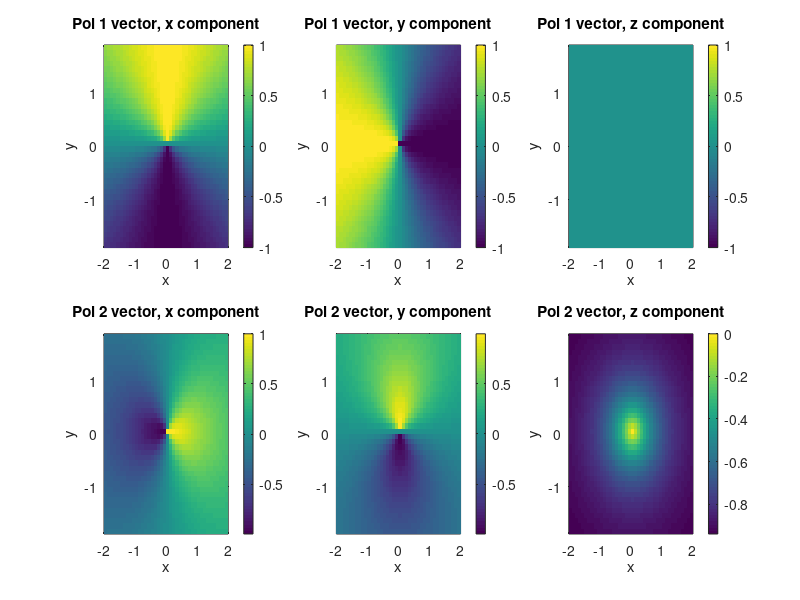

Source code (MATLAB): (Note: this script raises an error after producing the figure.)
% generation of plane wave in arbitrary 3D direction with fixed polarisation
% by two tilted gratings for two pump beams (in x and y direction), both
% with horizontal polarisation

% based on grating_design3D_v1.m
% v2: allow for matrices as inputs (e.g. different angles)

global lam c k0 neff beta w0 sigma dng

% parameters

lam = 780e-9;           % wavelength
k0 = 2*pi/lam;

polout = 1;     % set output polarisation: 1=lin pol 1, 2=lin pol 2, 3=circ pol 1, 4=circ pol 2


c = 3e8;

% neff = 1;  %NOT IMPLEMENTED EVERYWHERE           % effective index of fundamental mode
neff = 1;
beta = neff*k0;         % propagation constant of mode
w0 = 2e-6;              % waist of fundamental mode (vertical)
sigma = 2e-6;           % waist of refractive index profile (vertical)
dng = 1.2e-3;           % grating index contrast (=1 for design calculation; realistic <=5e-3 ?)


% define target plane wave: direction, polarisation

%ntar = [1 1 3];   % direction of propagation (x=fwd, pump 1; y=transverse, pump 2; z=up)
%ntar = ntar/norm(ntar);

xx = -2:0.1:2;
yy = -1.9:0.1:1.9;
[ntarx,ntary] = meshgrid(xx,yy);
ntarz = 1 + 0*ntarx;
ntarnorm = sqrt(ntarx.^2+ntary.^2+ntarz.^2);
ntarx = ntarx./ntarnorm;
ntary = ntary./ntarnorm;
ntarz = ntarz./ntarnorm;


    % define two polarisation directions for output plane wave: 
    %   pol 1 orthogonal to propagation, in x,y plane
    %   pol 2 orhtogonal to propagation, orthogonal to pol 1

% if ntar(3)==1
%     pout1 = [0 -1 0]; 
%     pout2 = [1 0 0];
% else
%     pout1 = [ntar(2) -ntar(1) 0];    % ntar x [0 0 1]
%     pout1 = pout1/norm(pout1);
%     pout2 = [ntar(2)*pout1(3)-ntar(3)*pout1(2) ntar(3)*pout1(1)-ntar(1)*pout1(3)  ntar(1)*pout1(2)-ntar(2)*pout1(1)];  % ntar x ptar1
% end

pout1x = ntary;         % ntar x [0 0 1]
pout1y = -ntarx; 
pout1z = 0*ntarx;
pout1norm = sqrt(pout1x.^2+pout1y.^2+pout1z.^2);
pout1x = pout1x./pout1norm;
pout1y = pout1y./pout1norm;
pout1z = pout1z./pout1norm;

pout2x = ntarx.*pout1z-ntarz.*pout1y;    % ntar x ptar1
pout2y = ntarz.*pout1x-ntarx.*pout1z;  
pout2z = ntarx.*pout1y-ntary.*pout1x;

    % now correct for the upwards case (where the above is undefined)

pout1x(ntarz==1) = 0; 
pout1y(ntarz==1) = -1; 
pout1z(ntarz==1) = 0;
pout2x(ntarz==1) = 1; 
pout2y(ntarz==1) = 0;  
pout2z(ntarz==1) = 0;

figure(1); clf;
subplot(231)
pcolor(xx,yy,pout1x), shading flat, colorbar
xlabel('x'), ylabel('y'), title('Pol 1 vector, x component')
subplot(232)
pcolor(xx,yy,pout1y), shading flat, colorbar
xlabel('x'), ylabel('y'), title('Pol 1 vector, y component')
subplot(233)
pcolor(xx,yy,pout1z), shading flat, colorbar
xlabel('x'), ylabel('y'), title('Pol 1 vector, z component')
subplot(234)
pcolor(xx,yy,pout2x), shading flat, colorbar
xlabel('x'), ylabel('y'), title('Pol 2 vector, x component')
subplot(235)
pcolor(xx,yy,pout2y), shading flat, colorbar
xlabel('x'), ylabel('y'), title('Pol 2 vector, y component')
subplot(236)
pcolor(xx,yy,pout2z), shading flat, colorbar
xlabel('x'), ylabel('y'), title('Pol 2 vector, z component')


% set target polarisation: amplitudes (0,1) and relative phases (0,+/-pi/2)
% of the two output polarisation vectors

if polout==1    % 1=lin pol 1
    ptar1 = 1;
    ptar2 = 0;
end
if polout==2    % 2=lin pol 2
    ptar1 = 0;
    ptar2 = 1;
end
if polout==3    % 3=circ pol 1 
    ptar1 = 1;
    ptar2 = 1i;
end
if polout==4    % 4=circ pol 2
    ptar1 = 1;
    ptar2 = -1i;
end


% calculate grating properties (tilt, rotation, period) for the two pumps

    % pump 1 (propagating in x)

[lamgrat1,alphagrat1,alphatilt1] = grating_angles_3D_f2(ntarx,ntary,ntarz);
lamgrat1 = lamgrat1 * lam;
    
    % pump 2 (propagating in y): calculate in rotated frame (because grating_angles_3D_f2 assumes pump in x)

[lamgrat2,alphagrat2,alphatilt2] = grating_angles_3D_f2(ntary,-ntarx,ntarz);
lamgrat2 = lamgrat2 * lam;

figure(2); clf;
subplot(231)
pcolor(xx,yy,lamgrat1/lam), shading flat, colorbar
xlabel('x'), ylabel('y'), title('Grating 1 period \Lambda/\lambda')
subplot(232)
pcolor(xx,yy,alphagrat1*180/pi), shading flat, colorbar
xlabel('x'), ylabel('y'), title('Grating 1 direction')
subplot(233)
pcolor(xx,yy,alphatilt1*180/pi), shading flat, colorbar
xlabel('x'), ylabel('y'), title('Grating 1 tilt')
subplot(234)
pcolor(xx,yy,lamgrat2/lam), shading flat, colorbar
xlabel('x'), ylabel('y'), title('Grating 2 period \Lambda/\lambda')
subplot(235)
pcolor(xx,yy,alphagrat2*180/pi+90), shading flat, colorbar    % in real coordinate system
xlabel('x'), ylabel('y'), title('Grating 2 direction')
subplot(236)
pcolor(xx,yy,alphatilt2*180/pi), shading flat, colorbar
xlabel('x'), ylabel('y'), title('Grating 2 tilt')


% calculate scattering rate for E-field and power (apart from dng factor, dng=1 here)

pol = 1;            % =1 horizontal input polarisation; =2 vertical input polarisation
ky = 0*lamgrat1;     % transverse prop. constant of pump

[al1,Ex1,Ey1,Ez1] = scatteringrate3_f(lamgrat1,alphagrat1,alphatilt1,ky,pol);
E1norm = sqrt(Ex1.^2+Ey1.^2+Ez1.^2);
%%
[al2,Ex2p,Ey2p,Ez2p] = scatteringrate3_f(lamgrat2,alphagrat2,alphatilt2,ky,pol); % in the wrong coordinate system
E2norm = sqrt(Ex2p.^2+Ey2p.^2+Ez2p.^2);

Ex2 = -Ey2p; Ey2 = Ex2p; Ez2 = Ez2p;    % scattered field from pump 2 in the true coordinate system


% calculate the required pump strengths (same dng) to achieve target polarisation

    % project scattered fields onto the two polarisation unit vectors
 
a1 = Ex1.*pout1x+Ey1.*pout1y+Ez1.*pout1z;    % scalar product E1.ptar1
a2 = Ex1.*pout2x+Ey1.*pout2y+Ez1.*pout2z;    % scalar product E1.ptar2

b1 = Ex2.*pout1x+Ey2.*pout1y+Ez2.*pout1z;    % scalar product E2.ptar1
b2 = Ex2.*pout2x+Ey2.*pout2y+Ez2.*pout2z;    % scalar product E2.ptar1

    % solve linear system for amplitudes of pumps 1 and 2

A1 = (b2.*ptar1-b1.*ptar2) ./ (a1.*b2-a2.*b1);
A2 = (-a2.*ptar1+a1.*ptar2) ./ (a1.*b2-a2.*b1);

figure(3); clf;   % remember: these pump strengths are for dng=1
subplot(221)
pcolor(xx,yy,abs(A1)), shading flat, colorbar
xlabel('x'), ylabel('y'), title(['Pol. ' num2str(polout) ': Pump 1 amplitude |A_1|'])
subplot(222)
pcolor(xx,yy,abs(A2)), shading flat, colorbar
xlabel('x'), ylabel('y'), title(['Pol. ' num2str(polout) ': Pump 2 amplitude |A_2|'])
subplot(223)
pcolor(xx,yy,angle(A1./A2)*180/pi), shading flat, colorbar
xlabel('x'), ylabel('y'), title('Relative phase of pumps')


% Crossterms: scattering of pump 1 on grating 2 and vice versa

    % scattering of pump 1 on grating 2

    % rotate grating 2 into coordinate system of pump 1
    
% if alphagrat2<0
%     alphagrat2p = alphagrat2 + pi/2;
%     upw1 = 1;    % =1 for pump 1 is scattered upwards by grating 2
% else
%     alphagrat2p = alphagrat2 - pi/2;
%     upw1 = 0;    % 0 for pump 1 is scattered downwards by grating 2
% end

upw1 = 1.0 * (alphagrat2<0);
alphagrat2p = alphagrat2 - pi/2 + pi*upw1;


    % calculate scattering rate and scattering direction
[al1cross,~,~,~] = scatteringrate3_f(lamgrat2,alphagrat2p,alphatilt2,ky,pol);

n1crossx = ( k0-2*pi./lamgrat2.*cos(alphagrat2p) ) / k0;
n1crossy = ( -2*pi./lamgrat2.*sin(alphagrat2p) ) / k0;
n1crossz = (-1).^(upw1+1).*sqrt(1-n1crossx.^2-n1crossy.^2);


    % scattering of pump 2 on grating 1

    % rotate grating 1 into coordinate system of pump 2
    
% if alphagrat1<0
%     alphagrat1p = alphagrat1 + pi/2;
%     upw2 = 0    % =1 for pump 2 is scattered upwards by grating 1
% else
%     alphagrat1p = alphagrat1 - pi/2;
%     upw2 = 1    % 0 for pump 2 is scattered downwards by grating 1
% end

upw2 = 1.0 * (alphagrat1>=0);
alphagrat1p = alphagrat1 + pi/2 - pi*upw2;


    % calculate scattering rate and scattering direction
[al2cross,~,~,~] = scatteringrate3_f(lamgrat1,alphagrat1p,alphatilt1,ky,pol);

n2crossy = ( k0-2*pi./lamgrat1.*cos(alphagrat1p) ) / k0;   % in pump 1 (true) coordinate system
n2crossx = ( +2*pi./lamgrat1.*sin(alphagrat1p) ) / k0;
n2crossz = (-1).^(upw2+1).*sqrt(1-n2crossx.^2-n2crossy.^2);


figure(4); clf;
subplot(231)
%pcolor(xx,yy,(real(n1crossx))), shading flat, colorbar
pcolor(xx,yy,n1crossx.*(abs(real(n1crossz))>0) ), shading flat, colorbar
xlabel('x'), ylabel('y'), title('P1 on G2 scatter: direction, x component')
subplot(232)
%pcolor(xx,yy,(real(n1crossy))), shading flat, colorbar
pcolor(xx,yy,n1crossy.*(abs(real(n1crossz))>0) ), shading flat, colorbar
xlabel('x'), ylabel('y'), title('P1 on G2 scatter: direction, y component')
subplot(233)
pcolor(xx,yy,(real(n1crossz))), shading flat, colorbar
xlabel('x'), ylabel('y'), title('P1 on G2 scatter: direction, z component')
subplot(234)
%pcolor(xx,yy,(real(n2crossx))), shading flat, colorbar
pcolor(xx,yy,n2crossx.*(abs(real(n2crossz))>0) ), shading flat, colorbar
xlabel('x'), ylabel('y'), title('P2 on G1 scatter: direction, x component')
subplot(235)
%pcolor(xx,yy,(real(n2crossy))), shading flat, colorbar
pcolor(xx,yy,n2crossy.*(abs(real(n2crossz))>0) ), shading flat, colorbar
xlabel('x'), ylabel('y'), title('P2 on G1 scatter: direction, y component')
subplot(236)
pcolor(xx,yy,(real(n2crossz))), shading flat, colorbar
xlabel('x'), ylabel('y'), title('P2 on G1 scatter: direction, z component')



figure(5); clf;
subplot(231)
pcolor(xx,yy,al1.*abs(A1).^2), shading flat, colorbar
xlabel('x'), ylabel('y'), title('P1: design scatter \alpha|A|^2')
subplot(234)
pcolor(xx,yy,al1cross.*abs(A1).^2), shading flat, colorbar
xlabel('x'), ylabel('y'), title('P1: parasitic scatter')
subplot(232)
pcolor(xx,yy,al2.*abs(A2).^2), shading flat, colorbar
xlabel('x'), ylabel('y'), title('P2: design scatter \alpha|A|^2')
subplot(235)
pcolor(xx,yy,al2cross.*abs(A2).^2), shading flat, colorbar
xlabel('x'), ylabel('y'), title('P2: parasitic scatter')
subplot(233)
pcolor(xx,yy,al1.*abs(A1).^2+al2.*abs(A2).^2), shading flat, colorbar
xlabel('x'), ylabel('y'), title('P1+P2: design scatter \alpha|A|^2')
subplot(236)
pcolor(xx,yy,al1cross.*abs(A1).^2+al2cross.*abs(A2).^2), shading flat, colorbar
xlabel('x'), ylabel('y'), title('P1+P2: parasitic scatter')

